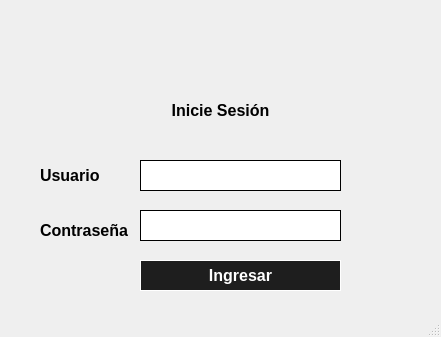
<?xml version="1.0" encoding="UTF-8"?>
<ui version="4.0">
 <class>MainWindow</class>
 <widget class="QMainWindow" name="MainWindow">
  <property name="geometry">
   <rect>
    <x>0</x>
    <y>0</y>
    <width>441</width>
    <height>337</height>
   </rect>
  </property>
  <property name="windowTitle">
   <string>Iniciar Sesión</string>
  </property>
  <property name="styleSheet">
   <string notr="true">QLineEdit
{
	 border-radius: .3em;
	border: 1px solid  black;
}</string>
  </property>
  <widget class="QWidget" name="centralwidget">
   <property name="styleSheet">
    <string notr="true">QPushButton
{
  background: #1e1e1e;
	 border-radius: .3em;
	border: 1px solid white;
color: white;
}

QPushButton:hover
{
  background: white;
	 border-radius: .3em;
	border: 1px solid white;
color: #1e1e1e;
border: 1px solid black;
}

QPushButton:pressed
{
  color: green;
}
</string>
   </property>
   <widget class="QLabel" name="label">
    <property name="geometry">
     <rect>
      <x>150</x>
      <y>95</y>
      <width>141</width>
      <height>31</height>
     </rect>
    </property>
    <property name="font">
     <font>
      <family>Segoe UI</family>
      <pointsize>12</pointsize>
      <weight>75</weight>
      <bold>true</bold>
     </font>
    </property>
    <property name="layoutDirection">
     <enum>Qt::LeftToRight</enum>
    </property>
    <property name="styleSheet">
     <string notr="true"/>
    </property>
    <property name="text">
     <string>Inicie Sesión</string>
    </property>
    <property name="alignment">
     <set>Qt::AlignCenter</set>
    </property>
   </widget>
   <widget class="QLineEdit" name="txtName">
    <property name="geometry">
     <rect>
      <x>140</x>
      <y>160</y>
      <width>201</width>
      <height>31</height>
     </rect>
    </property>
    <property name="font">
     <font>
      <pointsize>12</pointsize>
     </font>
    </property>
    <property name="styleSheet">
     <string notr="true"/>
    </property>
   </widget>
   <widget class="QLineEdit" name="txtPassword">
    <property name="geometry">
     <rect>
      <x>140</x>
      <y>210</y>
      <width>201</width>
      <height>31</height>
     </rect>
    </property>
    <property name="font">
     <font>
      <pointsize>10</pointsize>
     </font>
    </property>
    <property name="styleSheet">
     <string notr="true"/>
    </property>
    <property name="echoMode">
     <enum>QLineEdit::Password</enum>
    </property>
   </widget>
   <widget class="QPushButton" name="btnIniciar">
    <property name="geometry">
     <rect>
      <x>140</x>
      <y>260</y>
      <width>201</width>
      <height>31</height>
     </rect>
    </property>
    <property name="font">
     <font>
      <family>Segoe UI</family>
      <pointsize>12</pointsize>
      <weight>75</weight>
      <italic>false</italic>
      <bold>true</bold>
     </font>
    </property>
    <property name="cursor">
     <cursorShape>PointingHandCursor</cursorShape>
    </property>
    <property name="styleSheet">
     <string notr="true"/>
    </property>
    <property name="text">
     <string>Ingresar</string>
    </property>
   </widget>
   <widget class="QLabel" name="label_2">
    <property name="geometry">
     <rect>
      <x>40</x>
      <y>160</y>
      <width>81</width>
      <height>31</height>
     </rect>
    </property>
    <property name="font">
     <font>
      <family>Segoe UI</family>
      <pointsize>12</pointsize>
      <weight>75</weight>
      <italic>false</italic>
      <bold>true</bold>
     </font>
    </property>
    <property name="styleSheet">
     <string notr="true"/>
    </property>
    <property name="text">
     <string>Usuario</string>
    </property>
   </widget>
   <widget class="QLabel" name="label_3">
    <property name="geometry">
     <rect>
      <x>40</x>
      <y>220</y>
      <width>91</width>
      <height>21</height>
     </rect>
    </property>
    <property name="font">
     <font>
      <family>Segoe UI</family>
      <pointsize>12</pointsize>
      <weight>75</weight>
      <italic>false</italic>
      <bold>true</bold>
     </font>
    </property>
    <property name="styleSheet">
     <string notr="true"/>
    </property>
    <property name="text">
     <string>Contraseña</string>
    </property>
   </widget>
   <widget class="QLabel" name="label_4">
    <property name="geometry">
     <rect>
      <x>350</x>
      <y>210</y>
      <width>35</width>
      <height>31</height>
     </rect>
    </property>
    <property name="text">
     <string/>
    </property>
    <property name="pixmap">
     <pixmap>../View/icons/passwordlogin.png</pixmap>
    </property>
    <property name="scaledContents">
     <bool>true</bool>
    </property>
   </widget>
   <widget class="QLabel" name="Logo">
    <property name="geometry">
     <rect>
      <x>150</x>
      <y>-15</y>
      <width>141</width>
      <height>131</height>
     </rect>
    </property>
    <property name="layoutDirection">
     <enum>Qt::LeftToRight</enum>
    </property>
    <property name="text">
     <string/>
    </property>
    <property name="pixmap">
     <pixmap>../View/icon/login.png</pixmap>
    </property>
    <property name="scaledContents">
     <bool>true</bool>
    </property>
   </widget>
  </widget>
  <widget class="QMenuBar" name="menubar">
   <property name="geometry">
    <rect>
     <x>0</x>
     <y>0</y>
     <width>441</width>
     <height>21</height>
    </rect>
   </property>
  </widget>
  <widget class="QStatusBar" name="statusbar"/>
 </widget>
 <resources/>
 <connections/>
</ui>
